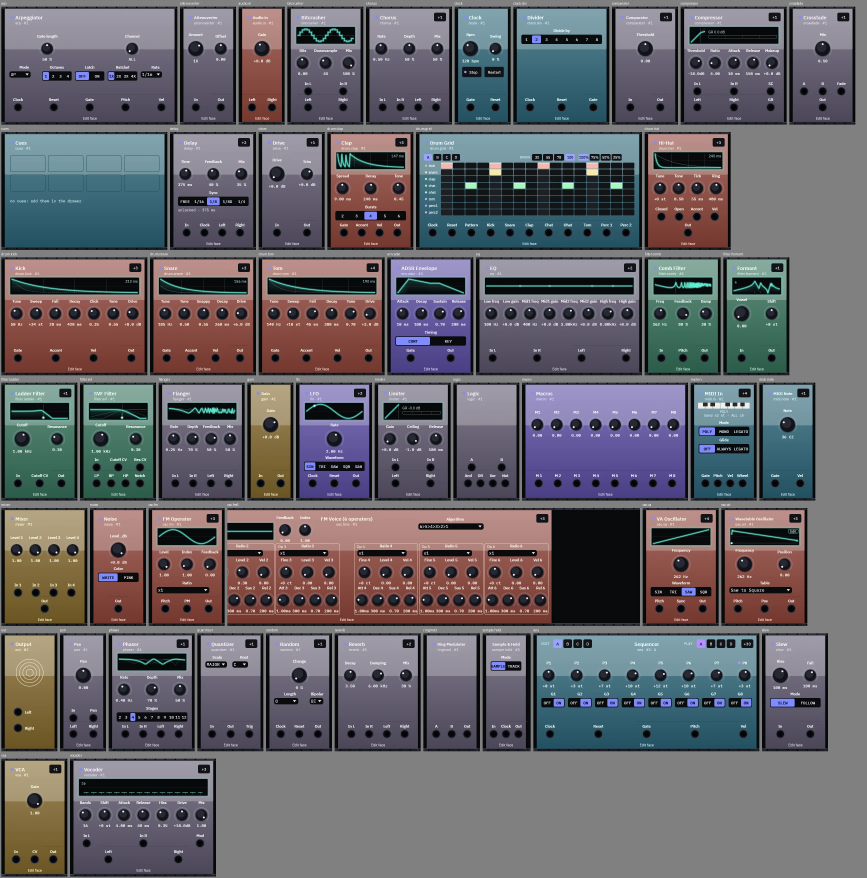
#> input picture docs/visual-polish/media/faces/faces-lacquer-dark-z100.webp, 2600 x 2632 px (shown at 1/3 size)
$ python -i sheets.py   (imports and definitions only)
#> lines starting #> are read from the running program, lines starting #| are printed output that depends on the picture
#> further down, picture is the input picture: PIL image 2600x2632 RGB; mean R, G, B 100.6, 98.2, 103.4
#!/usr/bin/env python3
"""Contact sheets from capture_faces.py and capture_scenes.py output.

    python3 docs/visual-polish/scripts/sheets.py faces FACESDIR OUTDIR     # one sheet per theme-mode and zoom
    python3 docs/visual-polish/scripts/sheets.py scenes SCENESDIR OUTDIR   # one sheet per scene shot and size

Face sheets crop each capture to the face (the pixels that differ from the empty rack), label it with the
module kind, and tile them 8 across. Scene sheets put theme A light, A dark, B light, B dark in a 2x2 grid.
"""
import sys
from pathlib import Path
from PIL import Image, ImageDraw

mode, src, dst = sys.argv[1], Path(sys.argv[2]), Path(sys.argv[3])
# [1 line not run here, left out]
order = ['kabl.satin-light', 'kabl.satin-dark', 'kabl.lacquer-light', 'kabl.lacquer-dark']


def crop_face(im, y0=240, y1=578):
    """Bounding box of the module: pixels in the rack band that differ from the rack colour."""
#> called with y0 = 240, y1 = 578
    bg = im.getpixel((900, 400))
#> bg = (40, 41, 52)
    px = im.load()
    xs, ys = [], []
    for y in range(y0, y1, 2):
        for x in range(0, 1230, 2):
            p = px[x, y]
            if max(abs(p[i] - bg[i]) for i in range(3)) > 24:
                xs.append(x)
                ys.append(y)
#> after the loop, xs = 97997 items; ys = 97997 items
    if not xs:
        return im.crop((0, 240, 300, 580))
    return im.crop((max(min(xs) - 10, 0), max(min(ys) - 10, y0 - 8), min(max(xs) + 10, 1280), min(max(ys) + 10, y1 + 8)))
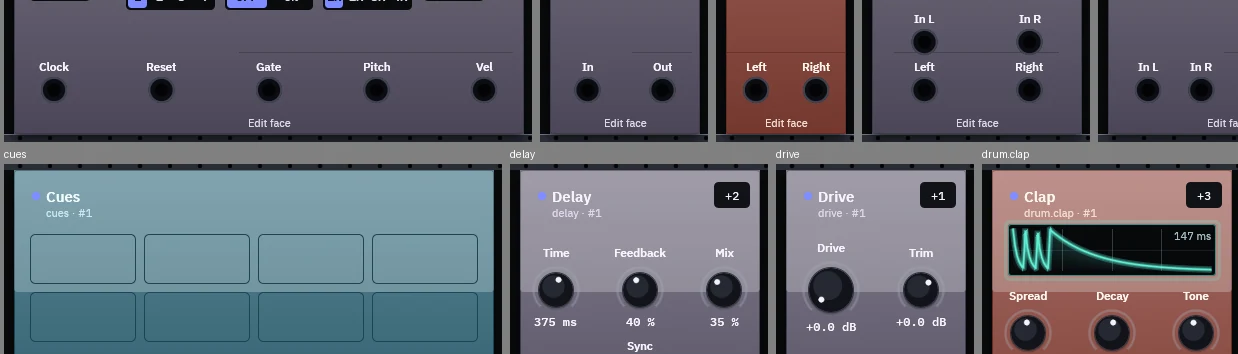
#> returned value: PIL image 1238x354 RGB; mean R, G, B 97.6, 99, 108.6


def faces():
    for t in order:
        kinds = sorted(p.name for p in (src / t).iterdir() if p.is_dir())
        for z in ('z100', 'z50'):
            tiles = []
            for k in kinds:
                f = src / t / k / f'{z}.png'
                if f.exists():
                    tiles.append((k, crop_face(Image.open(f).convert('RGB'), *((240, 578) if z == 'z100' else (312, 504)))))
            if not tiles:
                continue
            # shelf packing: tiles keep their own size, rows wrap at W
            W, x, y, rh, pos = 2600, 0, 0, 0, []
            for k, im in tiles:
                tw, th = im.width + 8, im.height + 22
                if x + tw > W:
                    x, y, rh = 0, y + rh, 0
                pos.append((k, im, x, y))
                x, rh = x + tw, max(rh, th)
            sheet = Image.new('RGB', (W, y + rh), (128, 128, 128))
            d = ImageDraw.Draw(sheet)
            for k, im, x, y in pos:
                d.text((x + 4, y + 4), k, fill=(255, 255, 255))
                sheet.paste(im, (x + 4, y + 20))
            sheet.save(dst / f'faces-{t}-{z}.png')


def scenes():
    for size in sorted(p.name for p in src.iterdir()):
        shots = sorted({f.relative_to(src / size / order[0]).as_posix()
                        for f in (src / size / order[0]).rglob('*.png')})
        for s in shots:
            ims = [Image.open(src / size / t / s).convert('RGB') for t in order if (src / size / t / s).exists()]
            if len(ims) < 4:
                continue
            w, h = ims[0].size
            sheet = Image.new('RGB', (2 * w, 2 * h))
            for n, im in enumerate(ims):
                sheet.paste(im, ((n % 2) * w, (n // 2) * h))
            sheet.save(dst / f'{size}-{s.replace("/", "-")}')


# [1 line not run here, left out]

>>> from PIL import Image
>>> picture = Image.open('../media/faces/faces-lacquer-dark-z100.webp')
>>> result = crop_face(picture)
